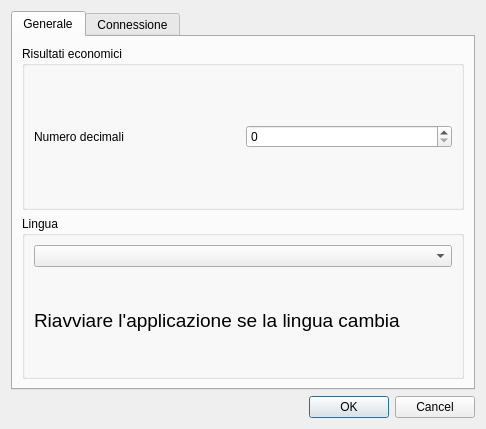
<?xml version="1.0" encoding="UTF-8"?>
<ui version="4.0">
 <class>Proprieta</class>
 <widget class="QDialog" name="Proprieta">
  <property name="geometry">
   <rect>
    <x>0</x>
    <y>0</y>
    <width>486</width>
    <height>429</height>
   </rect>
  </property>
  <property name="windowTitle">
   <string>Opzioni</string>
  </property>
  <property name="windowIcon">
   <iconset>
    <normaloff>app.ico</normaloff>app.ico</iconset>
  </property>
  <layout class="QVBoxLayout" name="verticalLayout">
   <item>
    <widget class="QTabWidget" name="tabProprieta">
     <property name="currentIndex">
      <number>0</number>
     </property>
     <widget class="QWidget" name="tab">
      <attribute name="title">
       <string>Generale</string>
      </attribute>
      <layout class="QGridLayout" name="gridLayout_3">
       <item row="0" column="0">
        <widget class="QGroupBox" name="groupBox">
         <property name="title">
          <string>Risultati economici</string>
         </property>
         <layout class="QGridLayout" name="gridLayout">
          <item row="0" column="0">
           <widget class="QLabel" name="label_3">
            <property name="text">
             <string>Numero decimali</string>
            </property>
           </widget>
          </item>
          <item row="0" column="1">
           <widget class="QSpinBox" name="sNumOfDecimals">
            <property name="maximum">
             <number>8</number>
            </property>
           </widget>
          </item>
         </layout>
        </widget>
       </item>
       <item row="1" column="0">
        <widget class="QGroupBox" name="groupBox_2">
         <property name="title">
          <string>Lingua</string>
         </property>
         <layout class="QGridLayout" name="gridLayout_2">
          <item row="0" column="0">
           <widget class="QComboBox" name="comboLang"/>
          </item>
          <item row="1" column="0">
           <widget class="QLabel" name="label_2">
            <property name="font">
             <font>
              <pointsize>14</pointsize>
             </font>
            </property>
            <property name="text">
             <string>Riavviare l'applicazione se la lingua cambia</string>
            </property>
            <property name="wordWrap">
             <bool>true</bool>
            </property>
           </widget>
          </item>
         </layout>
        </widget>
       </item>
      </layout>
     </widget>
     <widget class="QWidget" name="tab_2">
      <attribute name="title">
       <string>Connessione</string>
      </attribute>
      <layout class="QGridLayout" name="gridLayout_5">
       <item row="0" column="0">
        <widget class="QCheckBox" name="checkProxy">
         <property name="text">
          <string>Abilita proxy</string>
         </property>
        </widget>
       </item>
       <item row="1" column="0">
        <widget class="QGroupBox" name="groupProxy">
         <property name="maximumSize">
          <size>
           <width>300</width>
           <height>16777215</height>
          </size>
         </property>
         <property name="title">
          <string>Parametri</string>
         </property>
         <layout class="QGridLayout" name="gridLayout_4">
          <item row="0" column="0">
           <widget class="QLabel" name="label">
            <property name="text">
             <string>Host</string>
            </property>
           </widget>
          </item>
          <item row="0" column="1">
           <widget class="QLineEdit" name="lineHost">
            <property name="maximumSize">
             <size>
              <width>100</width>
              <height>16777215</height>
             </size>
            </property>
           </widget>
          </item>
          <item row="1" column="0">
           <widget class="QLabel" name="label_4">
            <property name="text">
             <string>Username</string>
            </property>
           </widget>
          </item>
          <item row="1" column="1">
           <widget class="QLineEdit" name="lineUser">
            <property name="maximumSize">
             <size>
              <width>100</width>
              <height>16777215</height>
             </size>
            </property>
           </widget>
          </item>
          <item row="2" column="0">
           <widget class="QLabel" name="label_5">
            <property name="text">
             <string>Password</string>
            </property>
           </widget>
          </item>
          <item row="2" column="1">
           <widget class="QLineEdit" name="linePass">
            <property name="maximumSize">
             <size>
              <width>100</width>
              <height>16777215</height>
             </size>
            </property>
           </widget>
          </item>
          <item row="3" column="0">
           <widget class="QLabel" name="label_7">
            <property name="text">
             <string>Porta</string>
            </property>
           </widget>
          </item>
          <item row="3" column="1">
           <widget class="QSpinBox" name="spinPorta">
            <property name="maximumSize">
             <size>
              <width>100</width>
              <height>16777215</height>
             </size>
            </property>
            <property name="maximum">
             <number>65000</number>
            </property>
            <property name="value">
             <number>1080</number>
            </property>
           </widget>
          </item>
          <item row="4" column="0">
           <widget class="QLabel" name="label_6">
            <property name="text">
             <string>Tipo Proxy</string>
            </property>
           </widget>
          </item>
          <item row="4" column="1">
           <widget class="QComboBox" name="comboType">
            <item>
             <property name="text">
              <string>DefaultProxy</string>
             </property>
            </item>
            <item>
             <property name="text">
              <string>Socks5Proxy</string>
             </property>
            </item>
            <item>
             <property name="text">
              <string>HttpProxy</string>
             </property>
            </item>
            <item>
             <property name="text">
              <string>HttpCachingProxy</string>
             </property>
            </item>
            <item>
             <property name="text">
              <string>FtpCachingProxy</string>
             </property>
            </item>
           </widget>
          </item>
         </layout>
        </widget>
       </item>
       <item row="1" column="1">
        <spacer name="horizontalSpacer">
         <property name="orientation">
          <enum>Qt::Horizontal</enum>
         </property>
         <property name="sizeHint" stdset="0">
          <size>
           <width>216</width>
           <height>20</height>
          </size>
         </property>
        </spacer>
       </item>
      </layout>
     </widget>
    </widget>
   </item>
   <item>
    <widget class="QDialogButtonBox" name="buttonBox">
     <property name="orientation">
      <enum>Qt::Horizontal</enum>
     </property>
     <property name="standardButtons">
      <set>QDialogButtonBox::Cancel|QDialogButtonBox::Ok</set>
     </property>
    </widget>
   </item>
  </layout>
 </widget>
 <resources/>
 <connections>
  <connection>
   <sender>buttonBox</sender>
   <signal>accepted()</signal>
   <receiver>Proprieta</receiver>
   <slot>accept()</slot>
   <hints>
    <hint type="sourcelabel">
     <x>248</x>
     <y>254</y>
    </hint>
    <hint type="destinationlabel">
     <x>157</x>
     <y>274</y>
    </hint>
   </hints>
  </connection>
  <connection>
   <sender>buttonBox</sender>
   <signal>rejected()</signal>
   <receiver>Proprieta</receiver>
   <slot>reject()</slot>
   <hints>
    <hint type="sourcelabel">
     <x>316</x>
     <y>260</y>
    </hint>
    <hint type="destinationlabel">
     <x>286</x>
     <y>274</y>
    </hint>
   </hints>
  </connection>
 </connections>
</ui>
